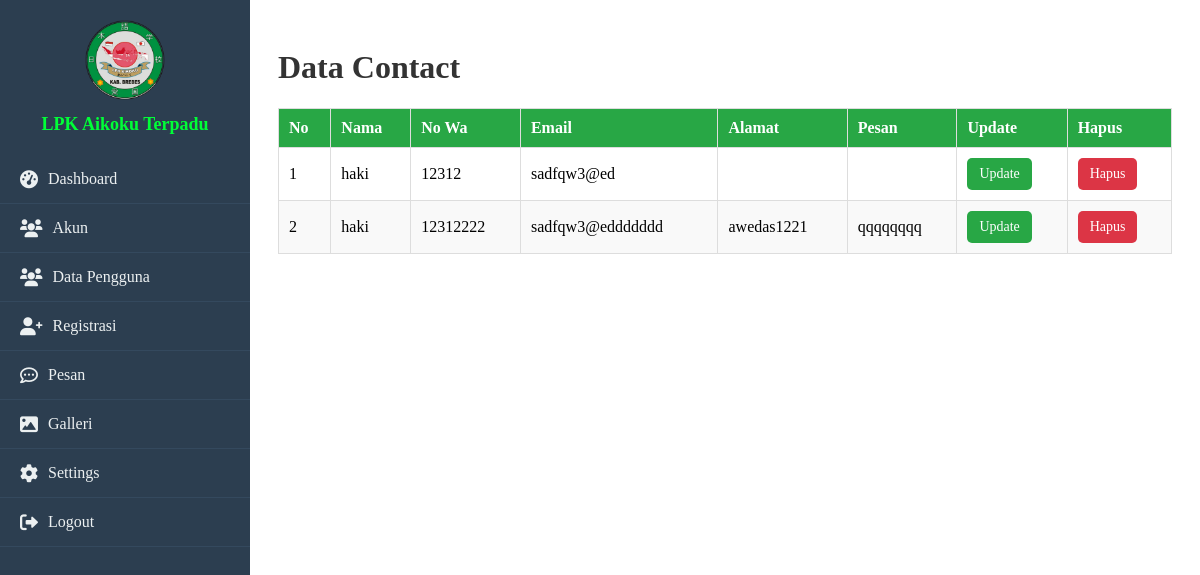
/data_contact.php (signed in), run on an earlier commit of the app's database.
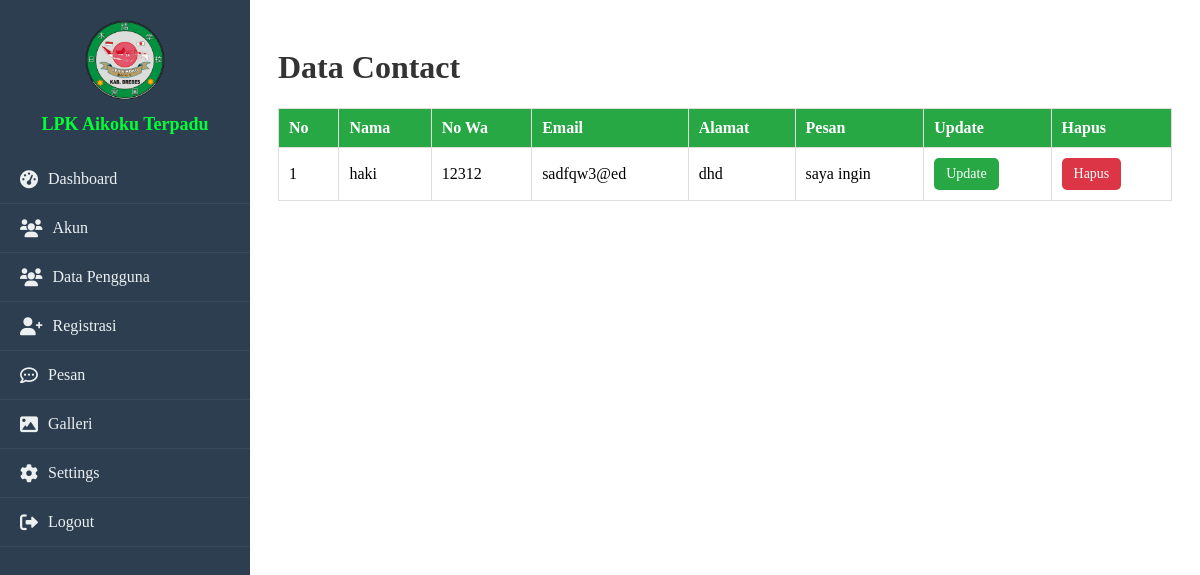
And on a later commit of the database.
### tables this page shows
CREATE TABLE `tb_contact` (
  `id_contact` int(11) NOT NULL,
  `nama_contact` varchar(100) NOT NULL,
  `no_contact` int(20) NOT NULL,
  `email_contact` varchar(50) NOT NULL,
  `alamat_contact` varchar(100) NOT NULL,
  `pesan_contact` text NOT NULL
);

### data_contact.php (the view, shortened to what this page needs)
<?php
include 'sidebar.php';
?>
<head>
</head>
<div class="main-content">
  <h1>Data Contact</h1>
        <table>
            <thead>
                <tr>
                    <th>No</th>
                    <th>Nama</th>
                    <th>No Wa</th>
                    <th>Email</th>
                    <th>Alamat</th>
                    <th>Pesan</th>
                    <th>Update</th>
                    <th>Hapus</th>
                </tr>
            </thead>
            <tbody>
                <?php
                include 'config.php';
                $result = $mysqli->query("SELECT * FROM tb_contact");
                $i = 1;
                while ($row = $result->fetch_assoc()) {
                    echo '<tr>';
                    echo '<td>' . $i . '</td>';
                    echo '<td>' .$row['nama_contact'] . '</td>';
                    echo '<td>' .$row['no_contact'] . '</td>';
                    echo '<td>' .$row['email_contact'] . '</td>';
                    echo '<td>' .$row['alamat_contact'] . '</td>';
                    echo '<td>' .$row['pesan_contact'] . '</td>';
                    echo '<td><a href="update_contact.php?id_contact=' . $row['id_contact'] . '"class="btn btn-update">Update</a></td>';
                    echo '<td><a href="hapus_contact.php?id_contact=' . $row['id_contact'] . '" class="btn btn-delete" onclick="return confirm(\'Yakin ingin menghapus?\');">Hapus</a></td>';
                    echo '</tr>';
                    $i++;
                }
                ?>
            </tbody>
        </table>
    </div>

What changed in the data, as far as the page shows it:
removed tb_contact: nama_contact "haki", no_contact "12312222", email_contact "sadfqw3@eddddddd", alamat_contact "awedas1221", pesan_contact "qqqqqqqq"
changed tb_contact "haki": alamat_contact (not shown) → "dhd"; pesan_contact (not shown) → "saya ingin"
